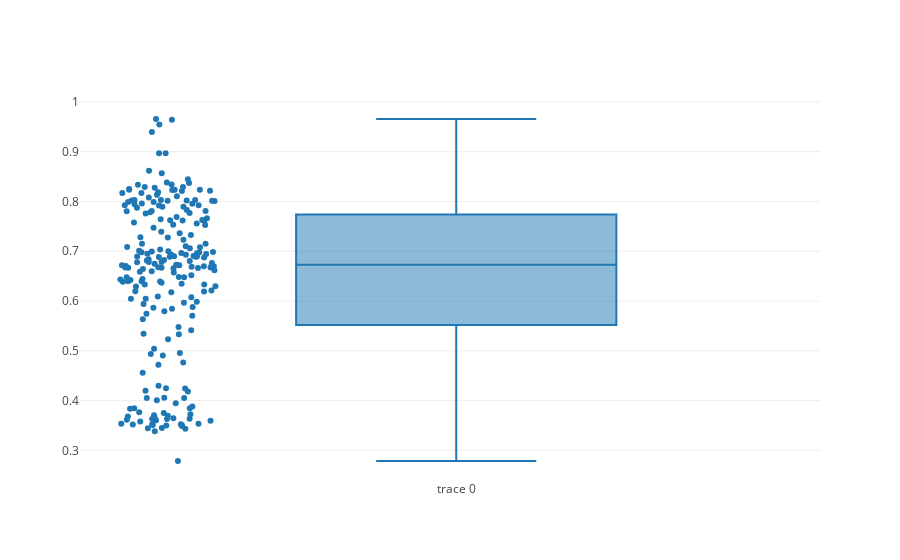

This figure's notebook cell:
### Code cell
data = [
    go.Box(
        y=list(correlacao_reeleitos['correlacao']),
        boxpoints='all',
        jitter=0.3,
        pointpos=-1.8
    )
]
fig = go.Figure(data=data)
plotly.offline.plot(fig)
iplot(data)

### Figure 1 — Plotly figure (JSON) as saved in the notebook; plotly's stock layout.template omitted (floating-point values rounded to 4 significant figures; data arrays with more than 128 entries replaced by an {"elided": "..."} marker saying what was removed)
{"data": [{"boxpoints": "all", "jitter": 0.3, "pointpos": -1.8, "type": "box", "uid": "16e4c5b9-4f9d-4f94-9ca6-42c71f3c1c6f", "y": {"elided": "219 float values"}}], "layout": {"autosize": true, "xaxis": {"autorange": true, "range": [-0.7695, 0.5], "type": "category"}, "yaxis": {"autorange": true, "range": [0.2405, 1.004], "type": "linear"}}}
